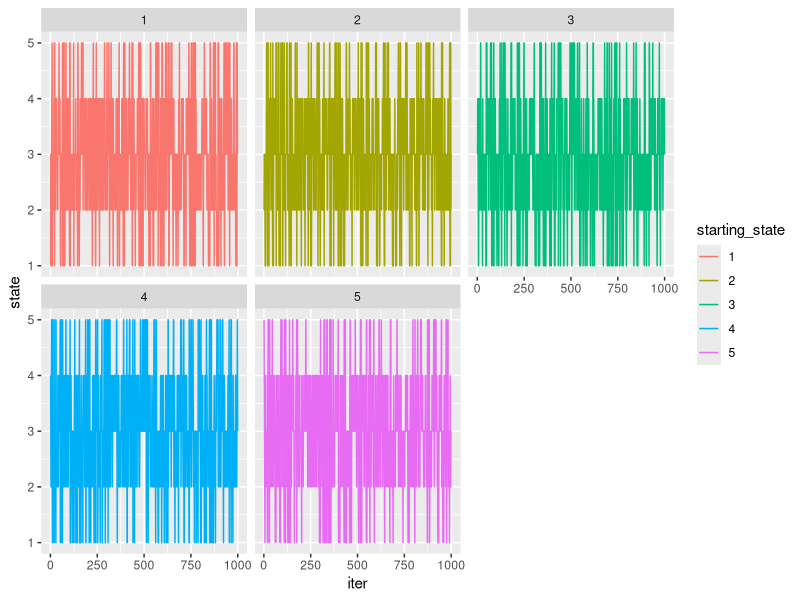
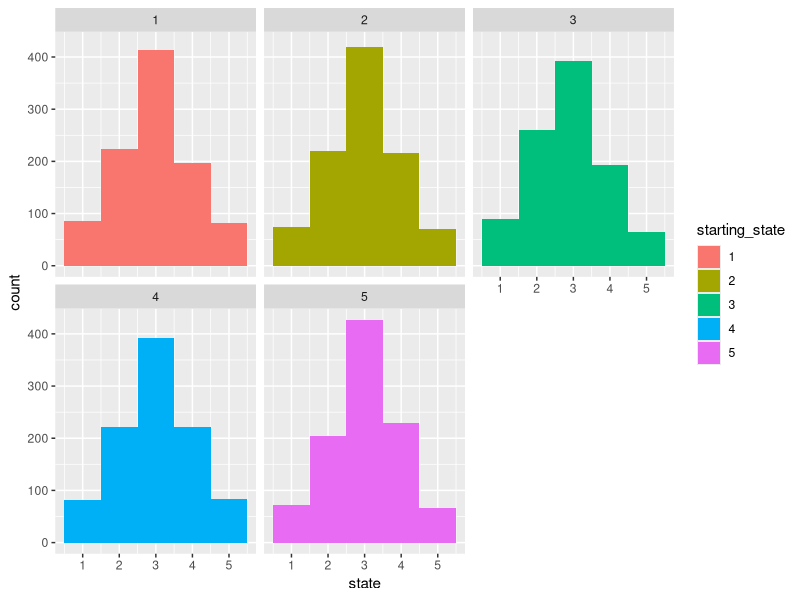
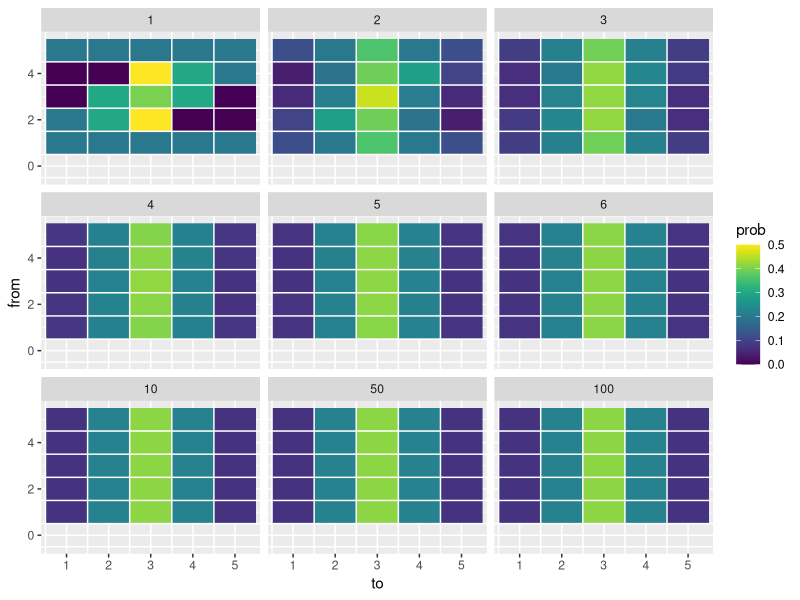

These charts were generated, in order, by the following R code:
## ---- chunk 1
packs <- c("tidyverse", "expm", "viridis")

# install any that are not here
install_em <- setdiff(packs, rownames(installed.packages()))
if(length(install_em) > 0) install.packages(pkgs = install_em)

# load em up
dump <- lapply(packs, function(x) library(x, character.only = TRUE))
## ---- chunk 2
P <- matrix(
  c(.2, .2, .2, .2, .2,
    .2, .3, .5, 0, 0,
    0,  .3, .4, .3, 0,
    0, 0, .5, .3, .2,
    .2, .2, .2, .2, .2),
  ncol = 5,
  byrow = TRUE
)
P
## ---- chunk 3
#' function to simulate from a transition probability matrix
#' @param P the transition probability matrix.  The states are assumed to be
#' the integers from 1 to the number of rows/columns.  Rows must sum to one.
#' @param init starting value
#' @param reps number of steps of the chain to make
sim_tpm <- function(P, init, reps) {
  stopifnot(all(near(rowSums(P), 1))) # make sure rows sum to 1
  stopifnot(init %in% 1:nrow(P)) # make sure starting point is valid
  
  ret  <- rep(NA, reps)  # to return values at the end
  
  ret[1] <- init # set first state to init
  for (i in 2:reps) {  # updated states 2...reps, each according to the previous and P
     ret[i] <- sample(x = 1:nrow(P), size = 1, prob = P[ret[i - 1], ])
  }
  
  tibble::tibble(iter = 1:reps, state = ret)
}
## ---- chunk 4
set.seed(5)  # for reproducibility
runs5 <- lapply(1:5, function(x) sim_tpm(P, x, 1000)) %>%
  bind_rows(.id = "starting_state")
# look at a few rows of that
runs5[1:20, ]
## ---- chunk 5
ggplot(runs5, aes(x = iter, y = state, colour = starting_state)) +
  geom_line() +
  facet_wrap(~ starting_state, ncol = 3)
## ---- chunk 6
ggplot(runs5, aes(x = state, fill = starting_state)) +
  geom_histogram(bins = 5) +
  facet_wrap(~ starting_state, ncol = 3)
## ---- chunk 7
# let's say v0 state is known with certainty:
v0 <- c(0, 0, 0, 1, 0)

# probs after one step
v1 <- v0 %*% P
v1

# another step
v2 <- v1 %*% P
v2
# and another
v3 <- v2 %*% P
v3
## ---- chunk 8
v3_alt <- (((v0 %*% P) %*% P) %*% P)
v3_alt
## ---- chunk 9
v3_alt2 <- v0 %*% (P %*% P %*% P)
v3_alt2
## ---- chunk 10
library(expm)

P %^% 1  # Just P itself

P %^% 2  # After two steps

P %^% 3  # After three steps

P %^% 10 # After 10 steps
## ---- chunk 11
ns <- c(1, 2, 3, 4, 5, 6, 10, 50, 100)
names(ns) <- ns

# get all the tpm values in long format
probs <- lapply(ns, function(x) {
  M <- P %^% x
  colnames(M) <- 1:5
  M %>% 
    as_tibble() %>%
    mutate(from = 1:5) %>%
    gather(key = "to", value = "prob", -from)
  }) %>%
  bind_rows(.id = "power") %>%
  mutate(power = as.integer(power))

# plot em
ggplot(probs, aes(x = to, y = from, fill = prob)) +
  geom_raster() +
  facet_wrap(~ power, ncol = 3) +
  scale_fill_viridis() +
  geom_hline(yintercept = 0:5 - 0.5, colour = "white") +
  geom_vline(xintercept = 0:5 - 0.5, colour = "white")
